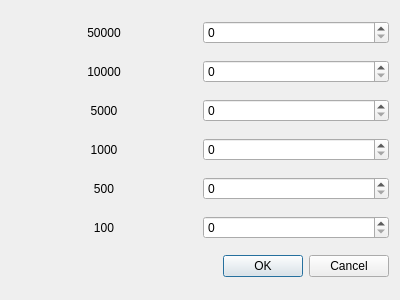
<?xml version="1.0" encoding="UTF-8"?>
<ui version="4.0">
 <class>money_push</class>
 <widget class="QDialog" name="money_push">
  <property name="geometry">
   <rect>
    <x>0</x>
    <y>0</y>
    <width>400</width>
    <height>300</height>
   </rect>
  </property>
  <property name="windowTitle">
   <string>Dialog</string>
  </property>
  <layout class="QVBoxLayout" name="verticalLayout">
   <item>
    <layout class="QHBoxLayout" name="horizontalLayout">
     <item>
      <widget class="QLabel" name="label_50000">
       <property name="whatsThis">
        <string>&lt;html&gt;&lt;head/&gt;&lt;body&gt;&lt;p&gt;&lt;br/&gt;&lt;/p&gt;&lt;/body&gt;&lt;/html&gt;</string>
       </property>
       <property name="styleSheet">
        <string notr="true">size:15px</string>
       </property>
       <property name="text">
        <string>50000</string>
       </property>
       <property name="alignment">
        <set>Qt::AlignCenter</set>
       </property>
      </widget>
     </item>
     <item>
      <widget class="QSpinBox" name="money_50000">
       <property name="maximum">
        <number>999999999</number>
       </property>
      </widget>
     </item>
    </layout>
   </item>
   <item>
    <layout class="QHBoxLayout" name="horizontalLayout_2">
     <item>
      <widget class="QLabel" name="label_10000">
       <property name="text">
        <string>10000</string>
       </property>
       <property name="alignment">
        <set>Qt::AlignCenter</set>
       </property>
      </widget>
     </item>
     <item>
      <widget class="QSpinBox" name="money_10000">
       <property name="maximum">
        <number>999999999</number>
       </property>
      </widget>
     </item>
    </layout>
   </item>
   <item>
    <layout class="QHBoxLayout" name="horizontalLayout_3">
     <item>
      <widget class="QLabel" name="label_5000">
       <property name="text">
        <string>5000</string>
       </property>
       <property name="alignment">
        <set>Qt::AlignCenter</set>
       </property>
      </widget>
     </item>
     <item>
      <widget class="QSpinBox" name="money_5000">
       <property name="maximum">
        <number>999999999</number>
       </property>
      </widget>
     </item>
    </layout>
   </item>
   <item>
    <layout class="QHBoxLayout" name="horizontalLayout_4">
     <item>
      <widget class="QLabel" name="label_1000">
       <property name="text">
        <string>1000</string>
       </property>
       <property name="alignment">
        <set>Qt::AlignCenter</set>
       </property>
      </widget>
     </item>
     <item>
      <widget class="QSpinBox" name="money_1000">
       <property name="maximum">
        <number>999999999</number>
       </property>
      </widget>
     </item>
    </layout>
   </item>
   <item>
    <layout class="QHBoxLayout" name="horizontalLayout_5">
     <item>
      <widget class="QLabel" name="label_500">
       <property name="text">
        <string>500</string>
       </property>
       <property name="alignment">
        <set>Qt::AlignCenter</set>
       </property>
      </widget>
     </item>
     <item>
      <widget class="QSpinBox" name="money_500">
       <property name="maximum">
        <number>999999999</number>
       </property>
      </widget>
     </item>
    </layout>
   </item>
   <item>
    <layout class="QHBoxLayout" name="horizontalLayout_6">
     <item>
      <widget class="QLabel" name="label_100">
       <property name="text">
        <string>100</string>
       </property>
       <property name="alignment">
        <set>Qt::AlignCenter</set>
       </property>
      </widget>
     </item>
     <item>
      <widget class="QSpinBox" name="money_100">
       <property name="maximum">
        <number>999999999</number>
       </property>
      </widget>
     </item>
    </layout>
   </item>
   <item>
    <widget class="QDialogButtonBox" name="buttonBox">
     <property name="standardButtons">
      <set>QDialogButtonBox::Cancel|QDialogButtonBox::Ok</set>
     </property>
    </widget>
   </item>
  </layout>
 </widget>
 <resources/>
 <connections/>
</ui>
